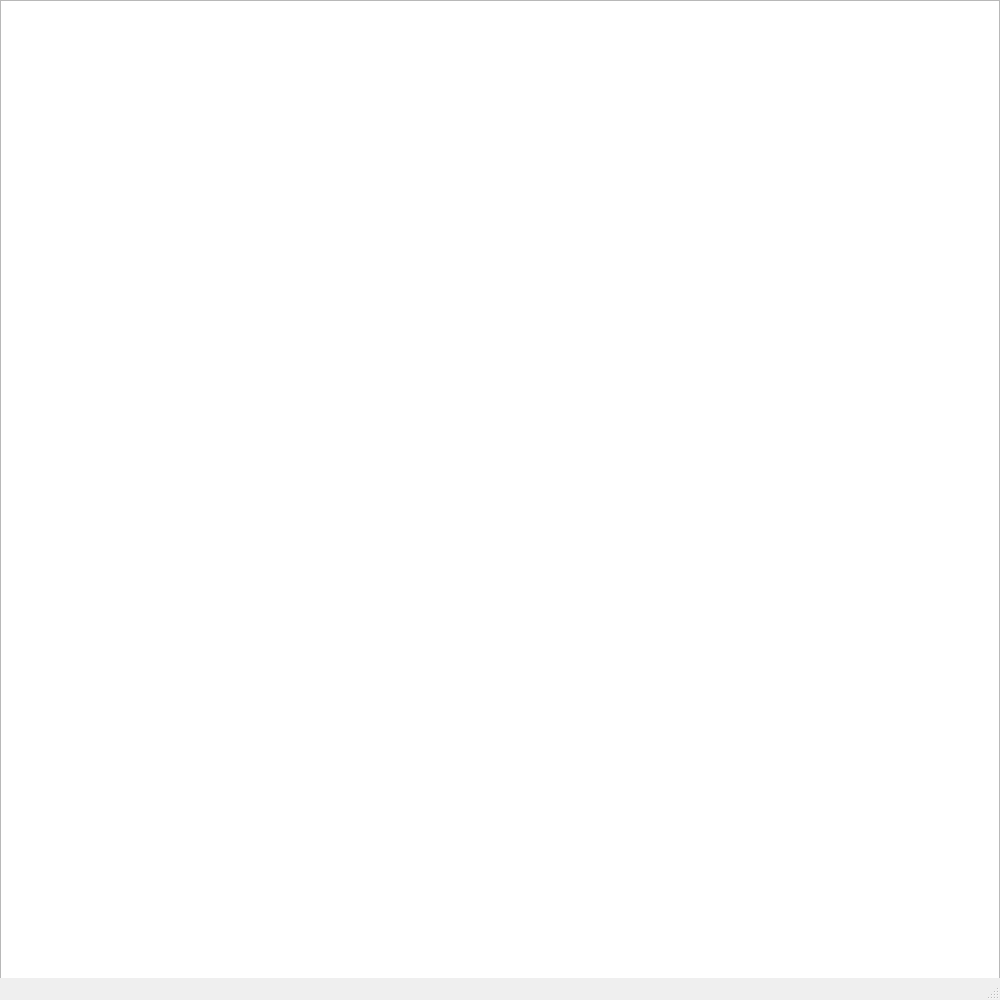
<?xml version="1.0" encoding="UTF-8"?>
<ui version="4.0">
 <class>MainWindow</class>
 <widget class="QMainWindow" name="MainWindow">
  <property name="geometry">
   <rect>
    <x>0</x>
    <y>0</y>
    <width>1000</width>
    <height>1000</height>
   </rect>
  </property>
  <property name="windowTitle">
   <string>Terra</string>
  </property>
  <widget class="QWidget" name="centralwidget">
   <property name="sizePolicy">
    <sizepolicy hsizetype="Expanding" vsizetype="Expanding">
     <horstretch>0</horstretch>
     <verstretch>0</verstretch>
    </sizepolicy>
   </property>
   <widget class="QGraphicsView" name="FaceZone">
    <property name="geometry">
     <rect>
      <x>0</x>
      <y>0</y>
      <width>1000</width>
      <height>1000</height>
     </rect>
    </property>
    <property name="sizePolicy">
     <sizepolicy hsizetype="Expanding" vsizetype="Expanding">
      <horstretch>0</horstretch>
      <verstretch>0</verstretch>
     </sizepolicy>
    </property>
   </widget>
  </widget>
  <widget class="QMenuBar" name="menubar">
   <property name="geometry">
    <rect>
     <x>0</x>
     <y>0</y>
     <width>1000</width>
     <height>23</height>
    </rect>
   </property>
  </widget>
  <widget class="QStatusBar" name="statusbar"/>
 </widget>
 <resources/>
 <connections/>
</ui>
